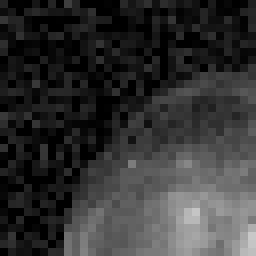
#> input picture sa01/images/moon_small2.png, 32 x 32 px (shown 8 times larger)
$ jupyter execute sa01.ipynb
#> lines starting #> are read from the running program, lines starting #| are printed output that depends on the picture
# Short Assignment 1: Filtering in Fourier Domain
## SCC0251.2020.1 - Image Processing
### Prof. Dr. Moacir Ponti
### 10284952 - Vitor Gratiere Torres
https://github.com/vitorgt/SCC0251

[cell 1]
# Imports
import numpy as np
import imageio
import matplotlib.pyplot as plt

[cell 2]
r = imageio.imread(str(input()).rstrip()).astype(np.uint8)
#> the answer given: images/moon_small2.png
#> r is the input picture: shape (32, 32); min 0, max 200, mean 50.3
tin = float(input())
#> the answer given: 3

[cell 3]
# definition of 2D Fourier Transformation, as taught on lectures
def DFT2D(f, inverse=False):
#> called with inverse = False
    F = np.zeros(f.shape, dtype=np.complex64)
    n, m = f.shape[0:2]
#> n = 32; m = 32
    sign = (-1, 1)[inverse]

    x = np.arange(n).reshape(n, 1)
#> x = 32 values from 0 to 31
    y = np.arange(m).reshape(1, m)
    for u in np.arange(n):
        for v in np.arange(m):
            F[u, v] += np.sum(f[x, y] *
                              np.exp((sign*1j*2*np.pi)*(((u*x)/n)+((v*y)/m))))

    return F/np.sqrt(n*m)


def filter(f, threshold):
    F = np.zeros(f.shape, dtype=np.complex64)
    n, m = f.shape[0:2]
    countFiltered = 0

    for x in np.arange(n):
        for y in np.arange(m):
            if np.abs(f[x, y]) >= threshold:
                F[x, y] = f[x, y]
            else:
                F[x, y] = 0
                countFiltered += 1
    return countFiltered, F


def imgMean(f):
    n, m = f.shape[0:2]
    x = np.arange(n).reshape(n, 1)
    y = np.arange(m).reshape(1, m)
    mean = np.sum(f[x, y])
    return np.abs(np.real(mean)/(n*m))

[cell 4]
R = DFT2D(np.asarray(r))

[cell 5]
plt.subplot(121)
plt.imshow(r, cmap="gray")
plt.axis('off')
plt.subplot(122)
plt.imshow(np.log(1 + np.abs(R)), cmap="gray")
plt.axis('off')
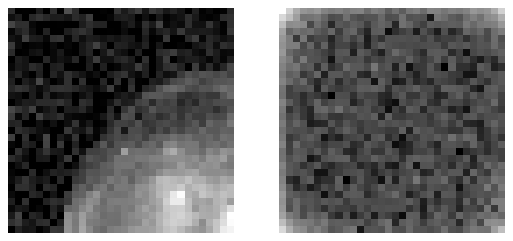
#> figure drawn by matplotlib, 2 panels

[cell 6]
sndMax = np.sort(np.abs(R.flatten()))[-2]
#> sndMax = 564.4
threshold = tin * sndMax
#> threshold = 1693.3

[cell 7]
countFiltered, Rfiltered = filter(R, threshold)
#> after the loop in filter, `for x in np.arange(n):`: countFiltered = 1024
#> countFiltered = 1024

[cell 8]
plt.subplot(121)
plt.imshow(np.log(1 + np.abs(R)), cmap="gray")
plt.axis('off')
plt.subplot(122)
plt.imshow(np.log(1 + np.abs(Rfiltered)), cmap="gray")
plt.axis('off')
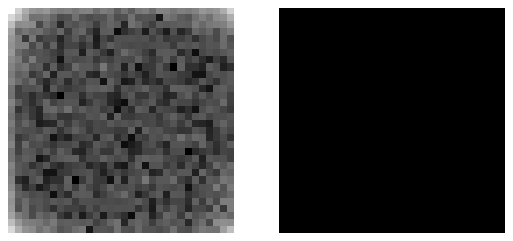
#> figure drawn by matplotlib, 2 panels

[cell 9]
rfiltered = DFT2D(np.asarray(Rfiltered), True)

[cell 10]
plt.subplot(121)
plt.imshow(r, cmap="gray")
plt.axis('off')
plt.subplot(122)
plt.imshow(np.log(1 + np.abs(rfiltered)), cmap="gray")
plt.axis('off')
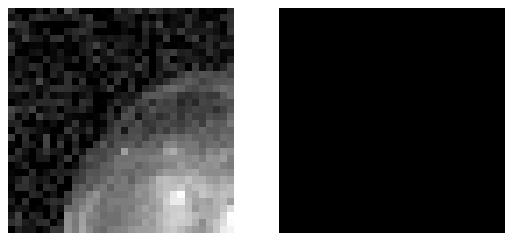
#> figure drawn by matplotlib, 2 panels

[cell 11]
print("Threshold={:.4f}".format(threshold))
#| Threshold=1693.3365
print("Filtered Coefficients=", countFiltered, sep='')
#| Filtered Coefficients=1024
print("Original Mean={:.2f}".format(imgMean(r))) # I know it's the same as R[0,0]
#> in imgMean, `mean = np.sum(f[x, y])`: mean = 51486
#| Original Mean=50.28
print("New Mean={:.2f}".format(imgMean(np.abs(rfiltered))))
#| New Mean=0.00
